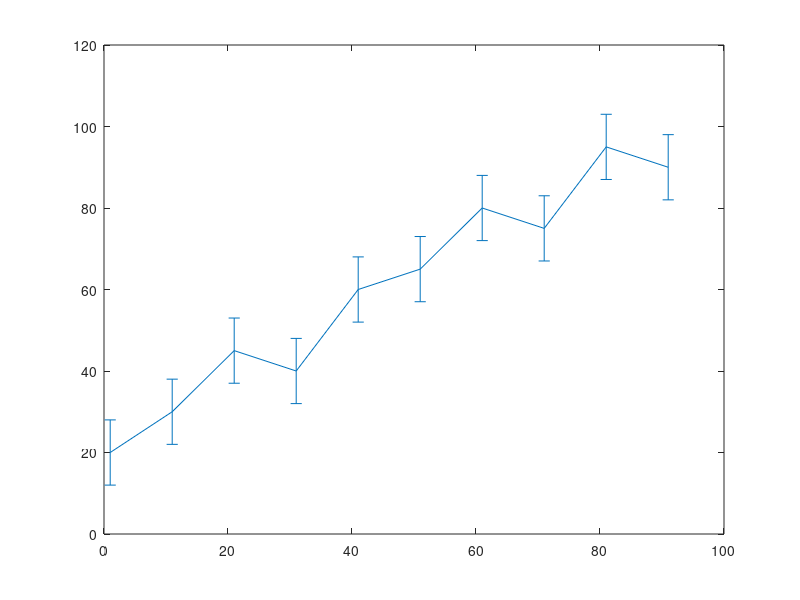

Reproduce this figure in MATLAB.
close all;
clear;
clc;

x = 1:10:100;
y = [20 30 45 40 60 65 80 75 95 90];
err = 8*ones(size(y));
errorbar(x,y,err)

% dmean = 12;
% dstd = 2;
% 
% a = [];
% 
% for i=1:1000
%     n = round((rand() * dstd));
%     if (rand() < 0.5) 
%         v = dmean - n;
%     else
%         v = dmean + n;
%     end
%     a = [a v];
% end
% 
% figure,
% plot(a)